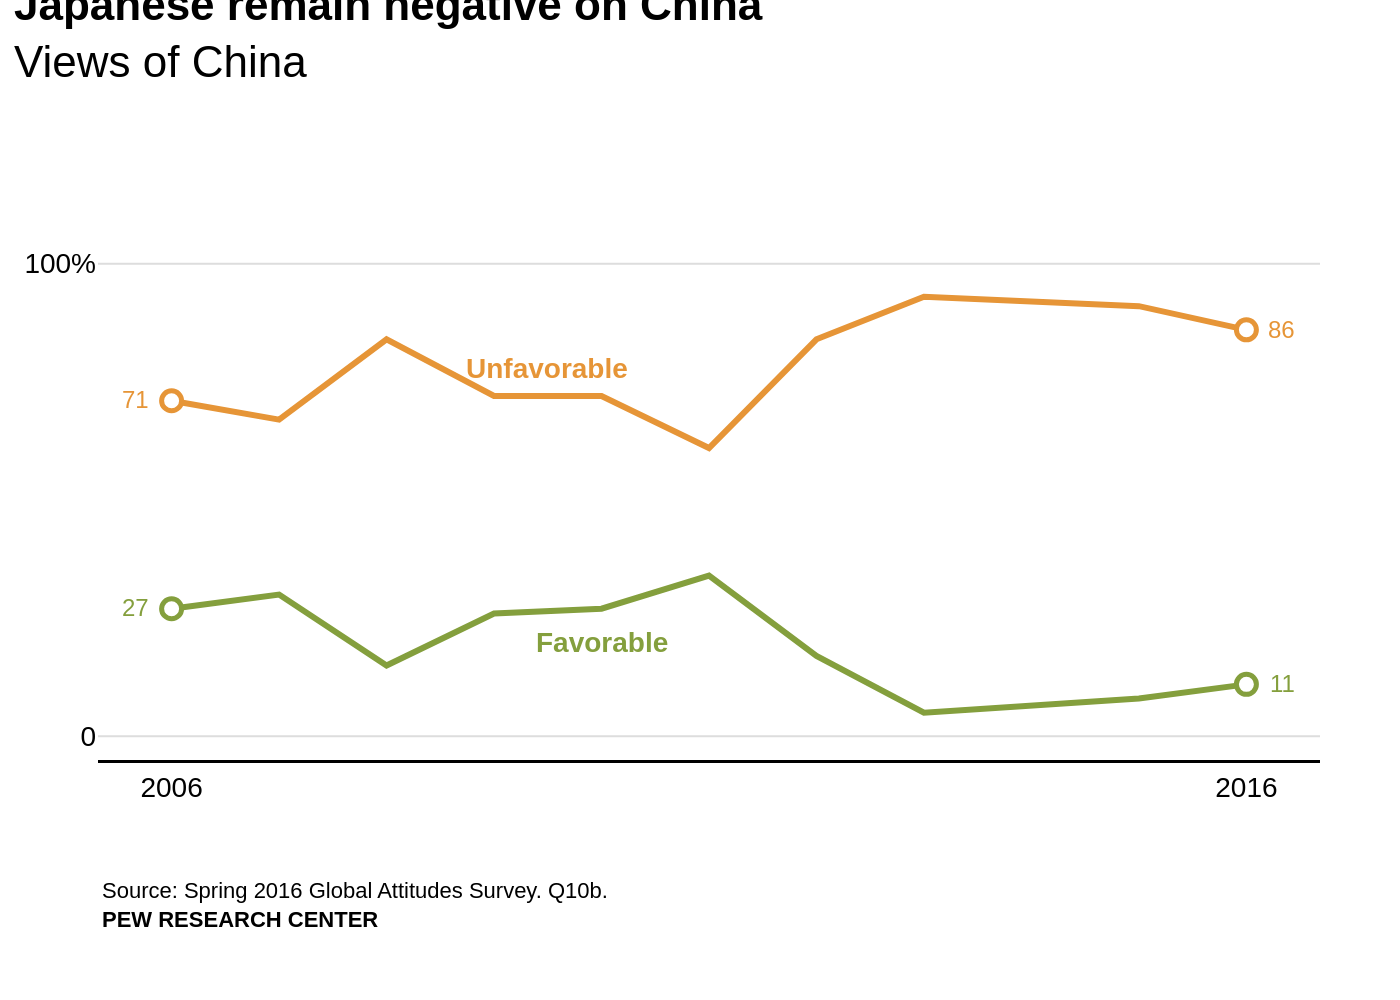

Source code (Python):
import sys
import json
import pathlib
import plotly.graph_objects as go

# Load data from the JSON file provided as a command-line argument
json_path = sys.argv[1]
with open(json_path, 'r', encoding='utf-8') as f:
    chart_info = json.load(f)

# Extract data for plotting
data_series = chart_info['chart_data']
texts = chart_info['texts']
colors = chart_info['colors']

# Create figure
fig = go.Figure()

# Create a list to hold all annotations
annotations = []

# Add traces and annotations for each data series
for i, series in enumerate(data_series):
    color = colors[i]

    # Add the main line trace
    fig.add_trace(go.Scatter(
        x=series['x'],
        y=series['y'],
        mode='lines',
        line=dict(color=color, width=3),
        showlegend=False
    ))

    # Add markers for the first and last points
    fig.add_trace(go.Scatter(
        x=[series['x'][0], series['x'][-1]],
        y=[series['y'][0], series['y'][-1]],
        mode='markers',
        marker=dict(
            color='white',
            size=10,
            line=dict(color=color, width=2.5)
        ),
        showlegend=False
    ))

    # Add series name annotation (e.g., "Unfavorable")
    annotations.append(dict(
        x=series['label_pos']['x'],
        y=series['label_pos']['y'],
        text=f"<b>{series['name']}</b>",
        showarrow=False,
        font=dict(family="Arial", size=14, color=color),
        xanchor='center'
    ))

    # Add start value annotation
    annotations.append(dict(
        x=series['x'][0],
        y=series['y'][0],
        text=str(series['y'][0]),
        showarrow=False,
        font=dict(family="Arial", size=12, color=color),
        xshift=-18
    ))

    # Add end value annotation
    annotations.append(dict(
        x=series['x'][-1],
        y=series['y'][-1],
        text=str(series['y'][-1]),
        showarrow=False,
        font=dict(family="Arial", size=12, color=color),
        xshift=18
    ))

# Combine source and note for the bottom annotation
source_text = f"{texts['source']}<br><b>{texts['note']}</b>"
annotations.append(dict(
    x=0,
    y=-0.22,
    xref='paper',
    yref='paper',
    text=source_text,
    showarrow=False,
    align='left',
    font=dict(family="Arial", size=11, color='black'),
    xanchor='left',
    yanchor='top'
))

# Update layout
fig.update_layout(
    annotations=annotations,
    title=dict(
        text=f"<b>{texts['title']}</b><br>{texts['subtitle']}",
        y=0.98,
        x=0.01,
        xanchor='left',
        yanchor='top',
        font=dict(size=22)
    ),
    xaxis=dict(
        tickvals=[2006, 2016],
        tickformat='d',
        showgrid=False,
        showline=True,
        linewidth=1.5,
        linecolor='black',
        zeroline=False
    ),
    yaxis=dict(
        range=[-5, 105],
        tickvals=[0, 100],
        ticktext=['0', '100%'],
        gridcolor='#dddddd',
        zeroline=False,
        showline=False
    ),
    plot_bgcolor='white',
    paper_bgcolor='white',
    font=dict(family="Arial", size=14, color='black'),
    showlegend=False,
    margin=dict(l=40, r=40, t=120, b=120)
)

# Define output filename and save image
output_path = pathlib.Path(json_path).with_suffix('.png')
fig.write_image(output_path, scale=2)
